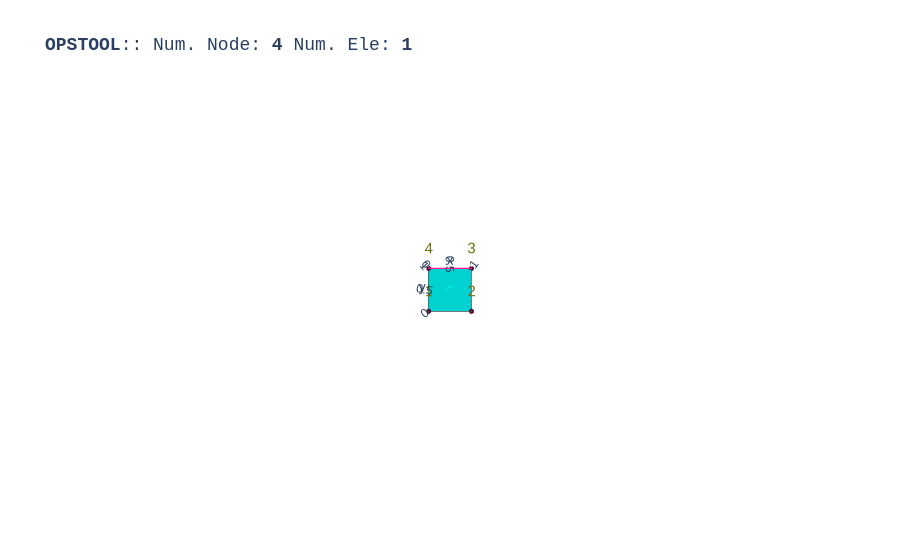

This figure's notebook cell:
### Code cell
opst.vis.plotly.plot_model(show_node_numbering=True, show_ele_numbering=False, show_nodal_loads = True)

### Figure 1 — Plotly figure (JSON) as saved in the notebook; plotly's stock layout.template omitted (floating-point values rounded to 4 significant figures)
{"data": [{"color": "#00FFFF", "hoverinfo": "skip", "i": [0, 0], "j": [1, 2], "k": [2, 3], "name": "SSPquadUP", "opacity": 1, "type": "mesh3d", "x": [0.0, 1.0, 1.0, 0.0], "y": [0.0, 0.0, 1.0, 1.0], "z": [0.0, 0.0, 0.0, 0.0]}, {"connectgaps": false, "hoverinfo": "skip", "line": {"color": "black", "width": 1}, "mode": "lines", "name": "Edge", "type": "scatter3d", "x": [0.0, 1.0, 1.0, 0.0, 0.0, NaN], "y": [0.0, 0.0, 1.0, 1.0, 0.0, NaN], "z": [0.0, 0.0, 0.0, 0.0, 0.0, NaN]}, {"customdata": ["eleTag: 1<br>connectedNodes:<br> [1 2 3 4]"], "hovertemplate": "%{customdata}", "marker": {"color": "#00FFFF", "size": 3, "symbol": "diamond-open"}, "mode": "markers", "name": "SSPquadUP", "type": "scatter3d", "x": [0.5], "y": [0.5], "z": [0.0]}, {"customdata": ["1", "2", "3", "4"], "hovertemplate": "x: %{x}<br>y: %{y}<br>z: %{z} <br>nodeTag: %{customdata}", "marker": {"color": "#580f41", "size": 3, "symbol": "circle"}, "mode": "markers", "name": "Nodes", "type": "scatter3d", "x": [0.0, 1.0, 1.0, 0.0], "y": [0.0, 0.0, 1.0, 1.0], "z": [0.0, 0.0, 0.0, 0.0]}, {"mode": "text", "name": "Node Tag", "text": ["1", "2", "3", "4"], "textfont": {"color": "#6e750e", "size": 15}, "type": "scatter3d", "x": [0.0, 1.0, 1.0, 0.0], "y": [0.0, 0.0, 1.0, 1.0], "z": [0.0, 0.0, 0.0, 0.0]}, {"connectgaps": false, "hoverinfo": "skip", "line": {"color": "#15b01a", "width": 1}, "mode": "lines", "name": "BC", "type": "scatter3d", "x": [-0.005, 0.005, 0.005, -0.005, -0.005, NaN, 0.995, 1.005, 1.005, 0.995, 0.995, NaN, 0.995, 1.005, 1.005, 0.995, 0.995, NaN, -0.005, 0.005, 0.005, -0.005, -0.005, NaN], "y": [-0.01, -0.01, 0.0, 0.0, -0.01, NaN, -0.01, -0.01, 0.0, 0.0, -0.01, NaN, 0.99, 0.99, 1.0, 1.0, 0.99, NaN, 0.99, 0.99, 1.0, 1.0, 0.99, NaN], "z": [0.0, 0.0, 0.0, 0.0, 0.0, NaN, 0.0, 0.0, 0.0, 0.0, 0.0, NaN, 0.0, 0.0, 0.0, 0.0, 0.0, NaN, 0.0, 0.0, 0.0, 0.0, 0.0, NaN]}, {"connectgaps": false, "hoverinfo": "skip", "line": {"color": "#FF1493", "width": 2.5}, "mode": "lines", "name": "mp constraint", "type": "scatter3d", "x": [1.0, 0.0, NaN], "y": [1.0, 1.0, NaN], "z": [0.0, 0.0, NaN]}], "layout": {"autosize": true, "font": {"family": "Arial, sans-serif"}, "scene": {"aspectmode": "data", "camera": {"eye": {"x": 0, "y": -0.1, "z": 10}}, "dragmode": "pan", "xaxis": {"showbackground": false}, "yaxis": {"showbackground": false}, "zaxis": {"showbackground": true, "showgrid": true, "showticklabels": false, "ticks": "", "title": {"text": ""}, "visible": true}}, "showlegend": false, "title": {"font": {"family": "courier", "size": 18}, "text": "<b>OPSTOOL</b>:: Num. Node: <b>4</b> Num. Ele: <b>1</b>"}}}
